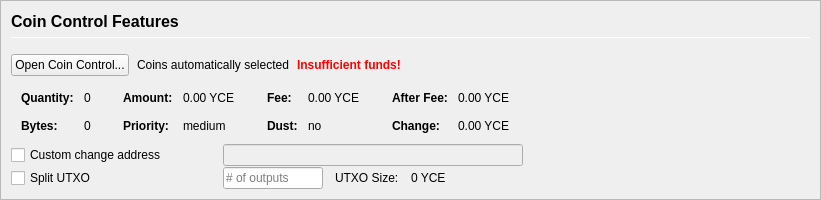
         <widget class="QFrame" name="frameCoinControl">
          <property name="sizePolicy">
           <sizepolicy hsizetype="Expanding" vsizetype="Expanding">
            <horstretch>0</horstretch>
            <verstretch>0</verstretch>
           </sizepolicy>
          </property>
          <property name="maximumSize">
           <size>
            <width>16777215</width>
            <height>16777215</height>
           </size>
          </property>
          <property name="frameShape">
           <enum>QFrame::StyledPanel</enum>
          </property>
          <property name="frameShadow">
           <enum>QFrame::Sunken</enum>
          </property>
          <layout class="QVBoxLayout" name="verticalLayoutCoinControl2">
           <property name="spacing">
            <number>0</number>
           </property>
           <property name="leftMargin">
            <number>0</number>
           </property>
           <property name="topMargin">
            <number>0</number>
           </property>
           <property name="rightMargin">
            <number>0</number>
           </property>
           <property name="bottomMargin">
            <number>0</number>
           </property>
           <item>
            <widget class="QFrame" name="frameCoinControl_BG">
             <layout class="QVBoxLayout" name="verticalLayoutCoinControl" stretch="0,0,0,0,0,0">
              <property name="spacing">
               <number>1</number>
              </property>
              <property name="leftMargin">
               <number>10</number>
              </property>
              <property name="topMargin">
               <number>10</number>
              </property>
              <item>
               <layout class="QHBoxLayout" name="horizontalLayoutCoinControl1">
                <property name="bottomMargin">
                 <number>15</number>
                </property>
                <item>
                 <layout class="QVBoxLayout" name="verticalLayout_3">
                  <property name="spacing">
                   <number>6</number>
                  </property>
                  <item>
                   <widget class="QLabel" name="labelCoinControlFeatures">
                    <property name="sizePolicy">
                     <sizepolicy hsizetype="Preferred" vsizetype="Maximum">
                      <horstretch>0</horstretch>
                      <verstretch>0</verstretch>
                     </sizepolicy>
                    </property>
                    <property name="minimumSize">
                     <size>
                      <width>0</width>
                      <height>20</height>
                     </size>
                    </property>
                    <property name="font">
                     <font>
                      <pointsize>12</pointsize>
                      <weight>75</weight>
                      <bold>true</bold>
                     </font>
                    </property>
                    <property name="styleSheet">
                     <string notr="true">font-weight:bold;</string>
                    </property>
                    <property name="text">
                     <string>Coin Control Features</string>
                    </property>
                   </widget>
                  </item>
                  <item>
                   <widget class="Line" name="line">
                    <property name="minimumSize">
                     <size>
                      <width>0</width>
                      <height>1</height>
                     </size>
                    </property>
                    <property name="maximumSize">
                     <size>
                      <width>16777215</width>
                      <height>1</height>
                     </size>
                    </property>
                    <property name="orientation">
                     <enum>Qt::Horizontal</enum>
                    </property>
                   </widget>
                  </item>
                 </layout>
                </item>
               </layout>
              </item>
              <item>
               <layout class="QHBoxLayout" name="horizontalLayoutCoinControl2" stretch="0,0,0,0">
                <property name="spacing">
                 <number>8</number>
                </property>
                <property name="bottomMargin">
                 <number>10</number>
                </property>
                <item>
                 <widget class="QPushButton" name="pushButtonCoinControl">
                  <property name="styleSheet">
                   <string notr="true"/>
                  </property>
                  <property name="text">
                   <string>Open Coin Control...</string>
                  </property>
                  <property name="autoDefault">
                   <bool>false</bool>
                  </property>
                 </widget>
                </item>
                <item>
                 <widget class="QLabel" name="labelCoinControlAutomaticallySelected">
                  <property name="text">
                   <string>Coins automatically selected</string>
                  </property>
                  <property name="margin">
                   <number>5</number>
                  </property>
                 </widget>
                </item>
                <item>
                 <widget class="QLabel" name="labelCoinControlInsuffFunds">
                  <property name="font">
                   <font>
                    <weight>75</weight>
                    <bold>true</bold>
                   </font>
                  </property>
                  <property name="styleSheet">
                   <string notr="true">color:red;font-weight:bold;</string>
                  </property>
                  <property name="text">
                   <string>Insufficient funds!</string>
                  </property>
                  <property name="margin">
                   <number>5</number>
                  </property>
                 </widget>
                </item>
                <item>
                 <spacer name="horizontalSpacerCoinControl">
                  <property name="orientation">
                   <enum>Qt::Horizontal</enum>
                  </property>
                  <property name="sizeHint" stdset="0">
                   <size>
                    <width>40</width>
                    <height>1</height>
                   </size>
                  </property>
                 </spacer>
                </item>
               </layout>
              </item>
              <item>
               <widget class="QWidget" name="widgetCoinControl" native="true">
                <property name="sizePolicy">
                 <sizepolicy hsizetype="Preferred" vsizetype="Preferred">
                  <horstretch>0</horstretch>
                  <verstretch>0</verstretch>
                 </sizepolicy>
                </property>
                <property name="minimumSize">
                 <size>
                  <width>0</width>
                  <height>0</height>
                 </size>
                </property>
                <property name="styleSheet">
                 <string notr="true"/>
                </property>
                <layout class="QHBoxLayout" name="horizontalLayoutCoinControl5">
                 <property name="leftMargin">
                  <number>0</number>
                 </property>
                 <property name="topMargin">
                  <number>0</number>
                 </property>
                 <property name="rightMargin">
                  <number>0</number>
                 </property>
                 <property name="bottomMargin">
                  <number>0</number>
                 </property>
                 <item>
                  <layout class="QHBoxLayout" name="horizontalLayoutCoinControl3" stretch="0,0,0,1">
                   <property name="spacing">
                    <number>20</number>
                   </property>
                   <property name="topMargin">
                    <number>0</number>
                   </property>
                   <property name="bottomMargin">
                    <number>10</number>
                   </property>
                   <item>
                    <layout class="QFormLayout" name="formLayoutCoinControl1">
                     <property name="horizontalSpacing">
                      <number>10</number>
                     </property>
                     <property name="verticalSpacing">
                      <number>14</number>
                     </property>
                     <property name="leftMargin">
                      <number>10</number>
                     </property>
                     <property name="topMargin">
                      <number>4</number>
                     </property>
                     <property name="rightMargin">
                      <number>6</number>
                     </property>
                     <item row="0" column="0">
                      <widget class="QLabel" name="labelCoinControlQuantityText">
                       <property name="font">
                        <font>
                         <weight>75</weight>
                         <bold>true</bold>
                        </font>
                       </property>
                       <property name="text">
                        <string>Quantity:</string>
                       </property>
                       <property name="margin">
                        <number>0</number>
                       </property>
                      </widget>
                     </item>
                     <item row="0" column="1">
                      <widget class="QLabel" name="labelCoinControlQuantity">
                       <property name="cursor">
                        <cursorShape>IBeamCursor</cursorShape>
                       </property>
                       <property name="contextMenuPolicy">
                        <enum>Qt::ActionsContextMenu</enum>
                       </property>
                       <property name="text">
                        <string notr="true">0</string>
                       </property>
                       <property name="margin">
                        <number>0</number>
                       </property>
                       <property name="textInteractionFlags">
                        <set>Qt::LinksAccessibleByMouse|Qt::TextSelectableByKeyboard|Qt::TextSelectableByMouse</set>
                       </property>
                      </widget>
                     </item>
                     <item row="1" column="0">
                      <widget class="QLabel" name="labelCoinControlBytesText">
                       <property name="font">
                        <font>
                         <weight>75</weight>
                         <bold>true</bold>
                        </font>
                       </property>
                       <property name="text">
                        <string>Bytes:</string>
                       </property>
                      </widget>
                     </item>
                     <item row="1" column="1">
                      <widget class="QLabel" name="labelCoinControlBytes">
                       <property name="cursor">
                        <cursorShape>IBeamCursor</cursorShape>
                       </property>
                       <property name="contextMenuPolicy">
                        <enum>Qt::ActionsContextMenu</enum>
                       </property>
                       <property name="text">
                        <string notr="true">0</string>
                       </property>
                       <property name="textInteractionFlags">
                        <set>Qt::LinksAccessibleByMouse|Qt::TextSelectableByKeyboard|Qt::TextSelectableByMouse</set>
                       </property>
                      </widget>
                     </item>
                    </layout>
                   </item>
                   <item>
                    <layout class="QFormLayout" name="formLayoutCoinControl2">
                     <property name="horizontalSpacing">
                      <number>10</number>
                     </property>
                     <property name="verticalSpacing">
                      <number>14</number>
                     </property>
                     <property name="leftMargin">
                      <number>6</number>
                     </property>
                     <property name="topMargin">
                      <number>4</number>
                     </property>
                     <property name="rightMargin">
                      <number>6</number>
                     </property>
                     <item row="0" column="0">
                      <widget class="QLabel" name="labelCoinControlAmountText">
                       <property name="font">
                        <font>
                         <weight>75</weight>
                         <bold>true</bold>
                        </font>
                       </property>
                       <property name="text">
                        <string>Amount:</string>
                       </property>
                       <property name="margin">
                        <number>0</number>
                       </property>
                      </widget>
                     </item>
                     <item row="0" column="1">
                      <widget class="QLabel" name="labelCoinControlAmount">
                       <property name="cursor">
                        <cursorShape>IBeamCursor</cursorShape>
                       </property>
                       <property name="contextMenuPolicy">
                        <enum>Qt::ActionsContextMenu</enum>
                       </property>
                       <property name="text">
                        <string notr="true">0.00 YCE</string>
                       </property>
                       <property name="textInteractionFlags">
                        <set>Qt::LinksAccessibleByMouse|Qt::TextSelectableByKeyboard|Qt::TextSelectableByMouse</set>
                       </property>
                      </widget>
                     </item>
                     <item row="1" column="0">
                      <widget class="QLabel" name="labelCoinControlPriorityText">
                       <property name="font">
                        <font>
                         <weight>75</weight>
                         <bold>true</bold>
                        </font>
                       </property>
                       <property name="text">
                        <string>Priority:</string>
                       </property>
                      </widget>
                     </item>
                     <item row="1" column="1">
                      <widget class="QLabel" name="labelCoinControlPriority">
                       <property name="cursor">
                        <cursorShape>IBeamCursor</cursorShape>
                       </property>
                       <property name="contextMenuPolicy">
                        <enum>Qt::ActionsContextMenu</enum>
                       </property>
                       <property name="text">
                        <string>medium</string>
                       </property>
                       <property name="textInteractionFlags">
                        <set>Qt::LinksAccessibleByMouse|Qt::TextSelectableByKeyboard|Qt::TextSelectableByMouse</set>
                       </property>
                      </widget>
                     </item>
                    </layout>
                   </item>
                   <item>
                    <layout class="QFormLayout" name="formLayoutCoinControl3">
                     <property name="horizontalSpacing">
                      <number>10</number>
                     </property>
                     <property name="verticalSpacing">
                      <number>14</number>
                     </property>
                     <property name="leftMargin">
                      <number>6</number>
                     </property>
                     <property name="topMargin">
                      <number>4</number>
                     </property>
                     <property name="rightMargin">
                      <number>6</number>
                     </property>
                     <item row="0" column="0">
                      <widget class="QLabel" name="labelCoinControlFeeText">
                       <property name="font">
                        <font>
                         <weight>75</weight>
                         <bold>true</bold>
                        </font>
                       </property>
                       <property name="text">
                        <string>Fee:</string>
                       </property>
                       <property name="margin">
                        <number>0</number>
                       </property>
                      </widget>
                     </item>
                     <item row="0" column="1">
                      <widget class="QLabel" name="labelCoinControlFee">
                       <property name="cursor">
                        <cursorShape>IBeamCursor</cursorShape>
                       </property>
                       <property name="contextMenuPolicy">
                        <enum>Qt::ActionsContextMenu</enum>
                       </property>
                       <property name="text">
                        <string notr="true">0.00 YCE</string>
                       </property>
                       <property name="textInteractionFlags">
                        <set>Qt::LinksAccessibleByMouse|Qt::TextSelectableByKeyboard|Qt::TextSelectableByMouse</set>
                       </property>
                      </widget>
                     </item>
                     <item row="1" column="0">
                      <widget class="QLabel" name="labelCoinControlLowOutputText">
                       <property name="font">
                        <font>
                         <weight>75</weight>
                         <bold>true</bold>
                        </font>
                       </property>
                       <property name="text">
                        <string>Dust:</string>
                       </property>
                      </widget>
                     </item>
                     <item row="1" column="1">
                      <widget class="QLabel" name="labelCoinControlLowOutput">
                       <property name="cursor">
                        <cursorShape>IBeamCursor</cursorShape>
                       </property>
                       <property name="contextMenuPolicy">
                        <enum>Qt::ActionsContextMenu</enum>
                       </property>
                       <property name="text">
                        <string>no</string>
                       </property>
                       <property name="textInteractionFlags">
                        <set>Qt::LinksAccessibleByMouse|Qt::TextSelectableByKeyboard|Qt::TextSelectableByMouse</set>
                       </property>
                      </widget>
                     </item>
                    </layout>
                   </item>
                   <item>
                    <layout class="QFormLayout" name="formLayoutCoinControl4">
                     <property name="horizontalSpacing">
                      <number>10</number>
                     </property>
                     <property name="verticalSpacing">
                      <number>14</number>
                     </property>
                     <property name="leftMargin">
                      <number>6</number>
                     </property>
                     <property name="topMargin">
                      <number>4</number>
                     </property>
                     <property name="rightMargin">
                      <number>6</number>
                     </property>
                     <item row="0" column="0">
                      <widget class="QLabel" name="labelCoinControlAfterFeeText">
                       <property name="font">
                        <font>
                         <weight>75</weight>
                         <bold>true</bold>
                        </font>
                       </property>
                       <property name="text">
                        <string>After Fee:</string>
                       </property>
                       <property name="margin">
                        <number>0</number>
                       </property>
                      </widget>
                     </item>
                     <item row="0" column="1">
                      <widget class="QLabel" name="labelCoinControlAfterFee">
                       <property name="cursor">
                        <cursorShape>IBeamCursor</cursorShape>
                       </property>
                       <property name="contextMenuPolicy">
                        <enum>Qt::ActionsContextMenu</enum>
                       </property>
                       <property name="text">
                        <string notr="true">0.00 YCE</string>
                       </property>
                       <property name="textInteractionFlags">
                        <set>Qt::LinksAccessibleByMouse|Qt::TextSelectableByKeyboard|Qt::TextSelectableByMouse</set>
                       </property>
                      </widget>
                     </item>
                     <item row="1" column="0">
                      <widget class="QLabel" name="labelCoinControlChangeText">
                       <property name="font">
                        <font>
                         <weight>75</weight>
                         <bold>true</bold>
                        </font>
                       </property>
                       <property name="text">
                        <string>Change:</string>
                       </property>
                      </widget>
                     </item>
                     <item row="1" column="1">
                      <widget class="QLabel" name="labelCoinControlChange">
                       <property name="cursor">
                        <cursorShape>IBeamCursor</cursorShape>
                       </property>
                       <property name="contextMenuPolicy">
                        <enum>Qt::ActionsContextMenu</enum>
                       </property>
                       <property name="text">
                        <string notr="true">0.00 YCE</string>
                       </property>
                       <property name="textInteractionFlags">
                        <set>Qt::LinksAccessibleByMouse|Qt::TextSelectableByKeyboard|Qt::TextSelectableByMouse</set>
                       </property>
                      </widget>
                     </item>
                    </layout>
                   </item>
                  </layout>
                 </item>
                </layout>
               </widget>
              </item>
              <item>
               <layout class="QHBoxLayout" name="horizontalLayoutCoinControl4">
                <property name="spacing">
                 <number>12</number>
                </property>
                <property name="sizeConstraint">
                 <enum>QLayout::SetDefaultConstraint</enum>
                </property>
                <property name="topMargin">
                 <number>0</number>
                </property>
                <property name="rightMargin">
                 <number>0</number>
                </property>
                <item>
                 <widget class="QCheckBox" name="checkBoxCoinControlChange">
                  <property name="sizePolicy">
                   <sizepolicy hsizetype="Preferred" vsizetype="Preferred">
                    <horstretch>0</horstretch>
                    <verstretch>0</verstretch>
                   </sizepolicy>
                  </property>
                  <property name="minimumSize">
                   <size>
                    <width>200</width>
                    <height>0</height>
                   </size>
                  </property>
                  <property name="maximumSize">
                   <size>
                    <width>200</width>
                    <height>16777215</height>
                   </size>
                  </property>
                  <property name="toolTip">
                   <string>If this is activated, but the change address is empty or invalid, change will be sent to a newly generated address.</string>
                  </property>
                  <property name="text">
                   <string>Custom change address</string>
                  </property>
                 </widget>
                </item>
                <item>
                 <widget class="QValidatedLineEdit" name="lineEditCoinControlChange">
                  <property name="enabled">
                   <bool>false</bool>
                  </property>
                  <property name="sizePolicy">
                   <sizepolicy hsizetype="Preferred" vsizetype="Preferred">
                    <horstretch>0</horstretch>
                    <verstretch>0</verstretch>
                   </sizepolicy>
                  </property>
                  <property name="minimumSize">
                   <size>
                    <width>300</width>
                    <height>0</height>
                   </size>
                  </property>
                 </widget>
                </item>
                <item>
                 <widget class="QLabel" name="labelCoinControlChangeLabel">
                  <property name="sizePolicy">
                   <sizepolicy hsizetype="Preferred" vsizetype="Preferred">
                    <horstretch>0</horstretch>
                    <verstretch>0</verstretch>
                   </sizepolicy>
                  </property>
                  <property name="minimumSize">
                   <size>
                    <width>100</width>
                    <height>0</height>
                   </size>
                  </property>
                  <property name="text">
                   <string/>
                  </property>
                  <property name="margin">
                   <number>3</number>
                  </property>
                 </widget>
                </item>
               </layout>
              </item>
              <item>
               <layout class="QHBoxLayout" name="horizontalLayoutCoinControl6">
                <property name="spacing">
                 <number>12</number>
                </property>
                <property name="rightMargin">
                 <number>0</number>
                </property>
                <item>
                 <widget class="QCheckBox" name="splitBlockCheckBox">
                  <property name="sizePolicy">
                   <sizepolicy hsizetype="Preferred" vsizetype="Preferred">
                    <horstretch>0</horstretch>
                    <verstretch>0</verstretch>
                   </sizepolicy>
                  </property>
                  <property name="minimumSize">
                   <size>
                    <width>200</width>
                    <height>0</height>
                   </size>
                  </property>
                  <property name="maximumSize">
                   <size>
                    <width>200</width>
                    <height>16777215</height>
                   </size>
                  </property>
                  <property name="text">
                   <string>Split UTXO</string>
                  </property>
                 </widget>
                </item>
                <item>
                 <widget class="QLineEdit" name="splitBlockLineEdit">
                  <property name="sizePolicy">
                   <sizepolicy hsizetype="Preferred" vsizetype="Preferred">
                    <horstretch>50</horstretch>
                    <verstretch>0</verstretch>
                   </sizepolicy>
                  </property>
                  <property name="minimumSize">
                   <size>
                    <width>100</width>
                    <height>0</height>
                   </size>
                  </property>
                  <property name="maximumSize">
                   <size>
                    <width>100</width>
                    <height>16777215</height>
                   </size>
                  </property>
                  <property name="placeholderText">
                   <string># of outputs</string>
                  </property>
                 </widget>
                </item>
                <item>
                 <widget class="QLabel" name="labelBlockSizeText">
                  <property name="text">
                   <string>UTXO Size:</string>
                  </property>
                 </widget>
                </item>
                <item>
                 <widget class="QLabel" name="labelBlockSize">
                  <property name="text">
                   <string>0 YCE</string>
                  </property>
                 </widget>
                </item>
                <item>
                 <spacer name="horizontalSpacer_7">
                  <property name="orientation">
                   <enum>Qt::Horizontal</enum>
                  </property>
                  <property name="sizeHint" stdset="0">
                   <size>
                    <width>40</width>
                    <height>20</height>
                   </size>
                  </property>
                 </spacer>
                </item>
               </layout>
              </item>
              <item>
               <spacer name="verticalSpacerCoinControl">
                <property name="orientation">
                 <enum>Qt::Vertical</enum>
                </property>
                <property name="sizeHint" stdset="0">
                 <size>
                  <width>800</width>
                  <height>1</height>
                 </size>
                </property>
               </spacer>
              </item>
             </layout>
            </widget>
           </item>
          </layout>
         </widget>
